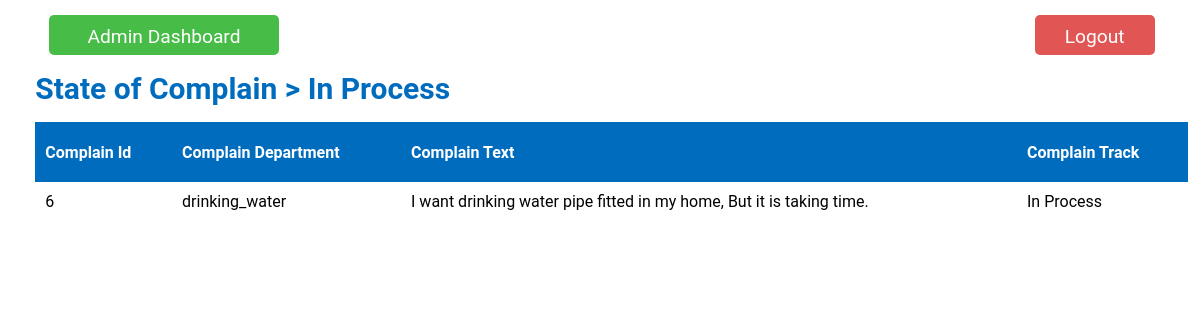
The page /views/admin_view_complain.php?state_id=3 (signed in) on the database its author committed.
### tables this page shows
CREATE TABLE `state` (
  `state_id` int(1) NOT NULL,
  `state_name` varchar(50) NOT NULL
);

CREATE TABLE `complain` (
  `complain_id` int(5) NOT NULL,
  `user_id` int(5) NOT NULL,
  `department_id` int(5) NOT NULL,
  `complain_text` varchar(500) NOT NULL,
  `state_id` int(1) NOT NULL DEFAULT 1
);

CREATE TABLE `department` (
  `department_id` int(5) NOT NULL,
  `department_name` varchar(30) NOT NULL,
  `department_username` varchar(30) NOT NULL,
  `department_password` varchar(20) NOT NULL
);

### views/admin_view_complain.php (the view, shortened to what this page needs)
<?php
    include_once '../connection/connection.php';
    if(!empty($_SESSION['admin_id'])){
        if(isset($_GET['state_id'])){
            $state_id = $_GET['state_id'];
            $sql = "SELECT * FROM state WHERE state_id = '$state_id'";
            $res = mysqli_query($db_con, $sql);
            $r = mysqli_fetch_array($res);
            $state_name = $r['state_name'];
        ?>
        <!DOCTYPE html>
        <html lang="en">
        <head>
        <link rel="stylesheet" href="../style.css">
        </head>
        <body>
            <div class="inlineblock">
                <div class="logout">
                    <button onclick="location.href='../auth/adminlogout.php';">Logout</button>
                </div>
                <div class="gotodashboard">
                    <button onclick="location.href='admindashboard.php';">Admin Dashboard</button>
                </div>
            </div>
            <div class="approval_State">
                State of Complain > <?php echo $state_name; ?>
            </div>
            <table>
                <tr>
                    <th>Complain Id</th>
                    <th>Complain Department</th>
                    <th>Complain Text</th>
                    <th>Complain Track</th>
                </tr>
                <tr>
                    <?php
                        $query="SELECT * FROM complain WHERE state_id = '$state_id'";
                        $result = mysqli_query($db_con,$query);
                        if($result){
                            while($row=mysqli_fetch_array($result)){
                                $department_id=$row['department_id'];
                                $query1 = "SELECT * FROM department WHERE department_id = '$department_id'";
                                $result1 = mysqli_query($db_con,$query1);
                                $row1=mysqli_fetch_array($result1);
                                $state_id=$row['state_id'];
                                $query2 = "SELECT * FROM state WHERE state_id = '$state_id'";
                                $result2 = mysqli_query($db_con,$query2);
                                $row2=mysqli_fetch_array($result2);
                                ?>
                                    <tr>
                                        <td><?php echo $row['complain_id']; ?></td>
                                        <td><?php echo $row1['department_name']; ?></td>
                                        <td><?php echo $row['complain_text']; ?></td>
                                        <td><?php echo $row2['state_name']?></td>
                                    </tr>
                                <?php
                            }
                        }
                        else{
                            die("Error");
                        }
                    }
                    ?>
            </table>
        </body>
        </html>
        <?php
    }
    else{
        header('location:../views/accessdenied.php');
    }
?>

### style.css (style rules this page uses)
* { margin: auto 1%; padding: 0%; font-family: 'Roboto', sans-serif; }
button { margin-top: 2vh; height: 5vh; width: 10vw; background-color: rgb(0,108,190); color: white; border-radius: 10px; border: none; cursor: pointer; font-size: 1.1em; }
table { border-collapse: collapse; width: 100%; margin-top: 2vh; }
th, td { text-align: left; padding: 10px 10px; }
tr:nth-child(even) { background-color: #f2f2f2 }
th { background-color: rgb(0,108,190); color: white; height: 5vh; }
.inlineblock { display: flex; flex-direction:row-reverse; justify-content: space-between; }
.logout { float: right; }
.logout button { background-color: rgb(226, 85, 85); color: white; border: none; border-radius: 5px; padding: 10px; margin-top: 15px; font-size: 1.2em; }
.gotodashboard button { width: 12em; background-color: rgb(71, 189, 71); color: white; border: none; border-radius: 5px; padding: 10px; margin-top: 15px; font-size: 1.2em; }
.approval_State { margin-top: 2vh; font-size: 30px; font-weight: bold; color: rgb(0,108,190); }

### rows shown on the page
state: state_name "In Process"
complain: complain_id "6", department.department_name "drinking_water", complain_text "I want drinking water pipe fitted in my home, But it is taking time.", state.state_name "In Process"
